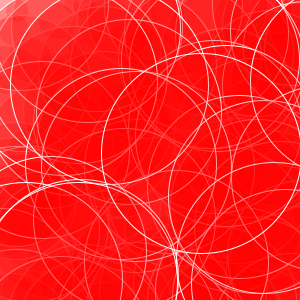
Frame 1 (no input)
Frame 60 (the mouse pressed at the canvas centre just before this capture): identical to frame 1, image omitted
Frame 120 (the mouse held since frame 60 and released just before this capture): identical to frame 1, image omitted

The Processing sketch that drew this single still picture (run headless with seeded random() and noise(); from frame 60 on, the mouse is pressed at the canvas centre):

// Processing sketch: processing_31817
// ── processing_31817.pde

//import processing.pdf.*;


float x = random(350);
float y = random(350);
float color_a =(255);
float count = 10;
// play around with the "times" number to change the amount, size
// and density of the circles.

float times = 200;
 
void setup(){  
  size(300,300);//,PDF,"final8.pdf");

  background(255);
  stroke(255);
  smooth();
  
}

void draw(){
 
while (count<times){

  count = count +1;
 
  float color_b = 100;
   
  fill (color_a,0,0,times/4);
  ellipse(x, y, count, count); 
    x = random(350);
    y = random(350);
  //println("Finished.");
  //exit();

}
}
